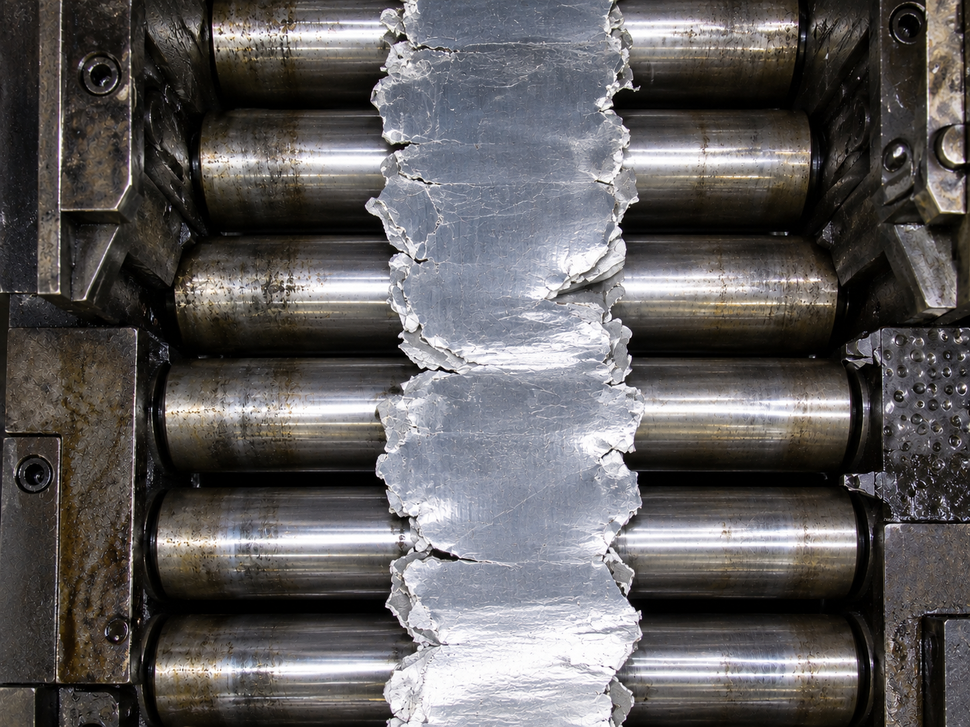
#> input picture 2026/10-08/opencv-grabcut/experiments/input_ai.png, 970 x 727 px, shrunk from 1448 x 1086 before the run
$ python ex08_seeded_mask.py
#> lines starting #> are read from the running program, lines starting #| are printed output that depends on the picture; after the words box and inside, x2 and y2 are one past the last pixel; in counts of white or black regions, pixels touching at a corner belong together
"""小さな試料内部と露出したローラーを確定指定してGrabCutを試す."""

import sys
from pathlib import Path

import cv2 as cv
import numpy as np

INPUT_PATH = "input_ai.png"
OUTPUT_PREFIX = "result_08"
ITERATIONS = 5
RANDOM_SEED = 0
LEFT = 0.33
RIGHT = 0.72
TOP = 0.0
BOTTOM = 1.0
FOREGROUND_RECTS = (
    (0.49, 0.12, 0.55, 0.20),
    (0.49, 0.58, 0.55, 0.66),
    (0.49, 0.88, 0.55, 0.94),
)
BACKGROUND_RECTS = (
    (0.34, 0.0, 0.365, 1.0),
    (0.675, 0.0, 0.71, 1.0),
)

directory = Path(__file__).resolve().parent
image = cv.imread(str(directory / INPUT_PATH))
#> image is the input picture: shape (727, 970, 3); mean B, G, R 92.6, 92.3, 95
if image is None:
    msg = f"入力画像が見つかりません: {directory / INPUT_PATH}"
    raise FileNotFoundError(msg)
h, w = image.shape[:2]
#> h = 727; w = 970
labels = np.full((h, w), cv.GC_BGD, np.uint8)
for label, rectangles in (
    (cv.GC_PR_FGD, ((LEFT, TOP, RIGHT, BOTTOM),)),
    (cv.GC_BGD, BACKGROUND_RECTS),
    (cv.GC_FGD, FOREGROUND_RECTS),
):
    for left, top, right, bottom in rectangles:
        if not (0 <= left < right <= 1 and 0 <= top < bottom <= 1):
            msg = "矩形は0〜1の範囲で左 < 右、上 < 下にしてください"
            raise ValueError(msg)
        x0, y0 = int(w * left), int(h * top)
        x1, y1 = int(w * right), int(h * bottom)
        if x0 >= x1 or y0 >= y1:
            msg = "指定した矩形が1画素未満になっています"
            raise ValueError(msg)
        labels[y0:y1, x0:x1] = label
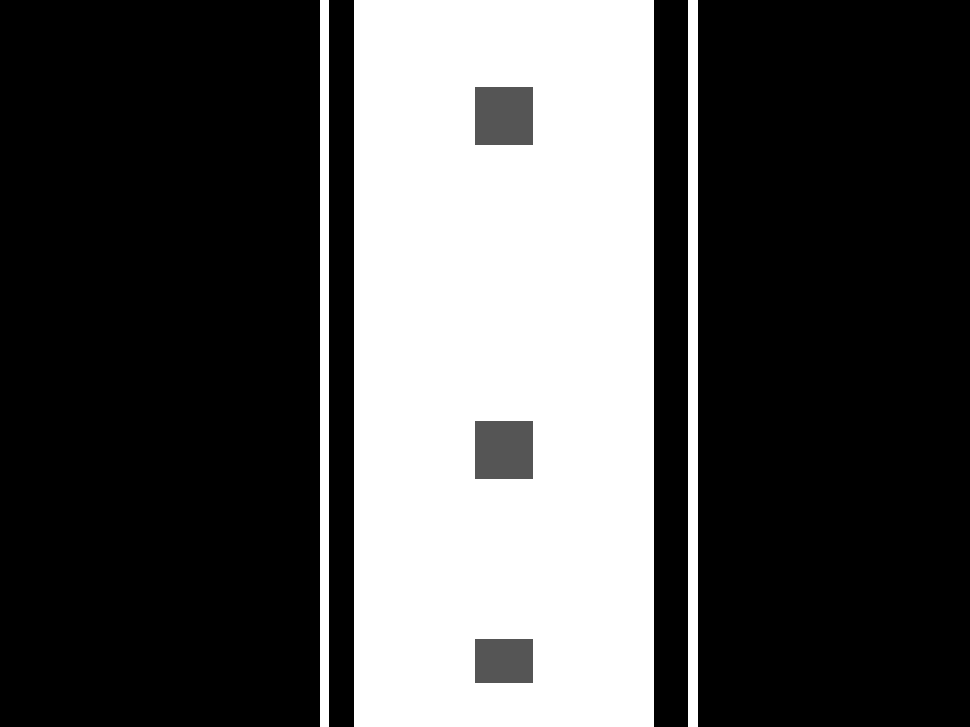
#> labels: shape (727, 970); min 0, max 3, mean 0.96; drawn with min black and max white
palette = np.array(
    [(255, 80, 0), (0, 255, 0), (64, 64, 64), (0, 165, 255)], dtype=np.uint8
)
initial = cv.addWeighted(image, 0.65, palette[labels], 0.35, 0)
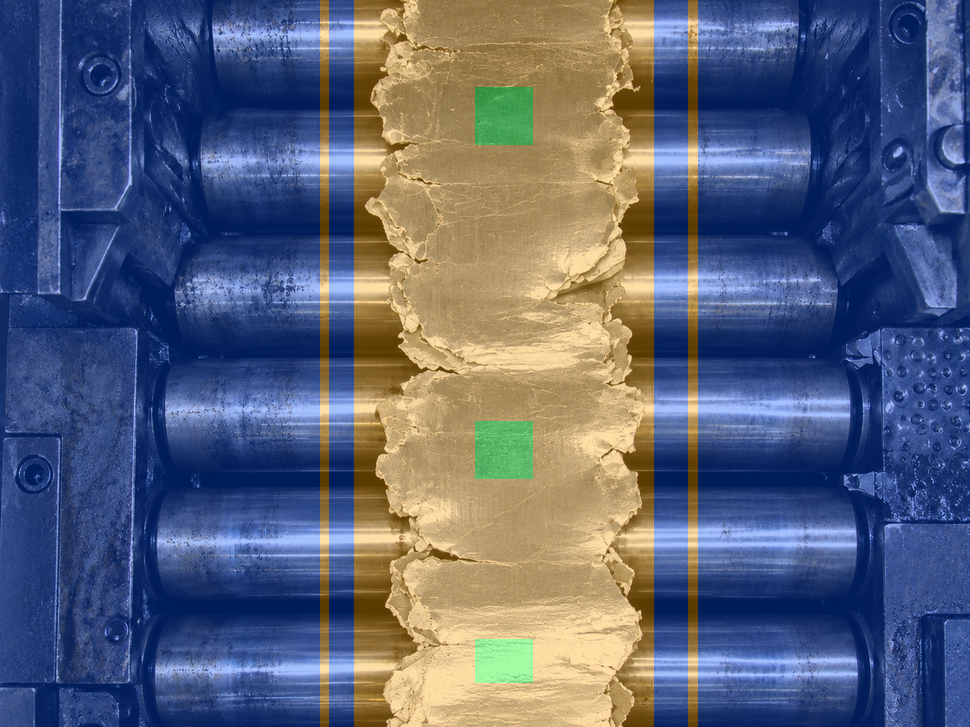
#> initial: shape (727, 970, 3); mean B, G, R 120.1, 98.2, 89.9

background = np.zeros((1, 65), np.float64)
foreground = np.zeros((1, 65), np.float64)
cv.setRNGSeed(RANDOM_SEED)
cv.grabCut(
    image,
    labels,
    (0, 0, 1, 1),
    background,
    foreground,
    ITERATIONS,
    cv.GC_INIT_WITH_MASK,
)
raw_mask = np.isin(labels, (cv.GC_FGD, cv.GC_PR_FGD)).astype(np.uint8) * 255
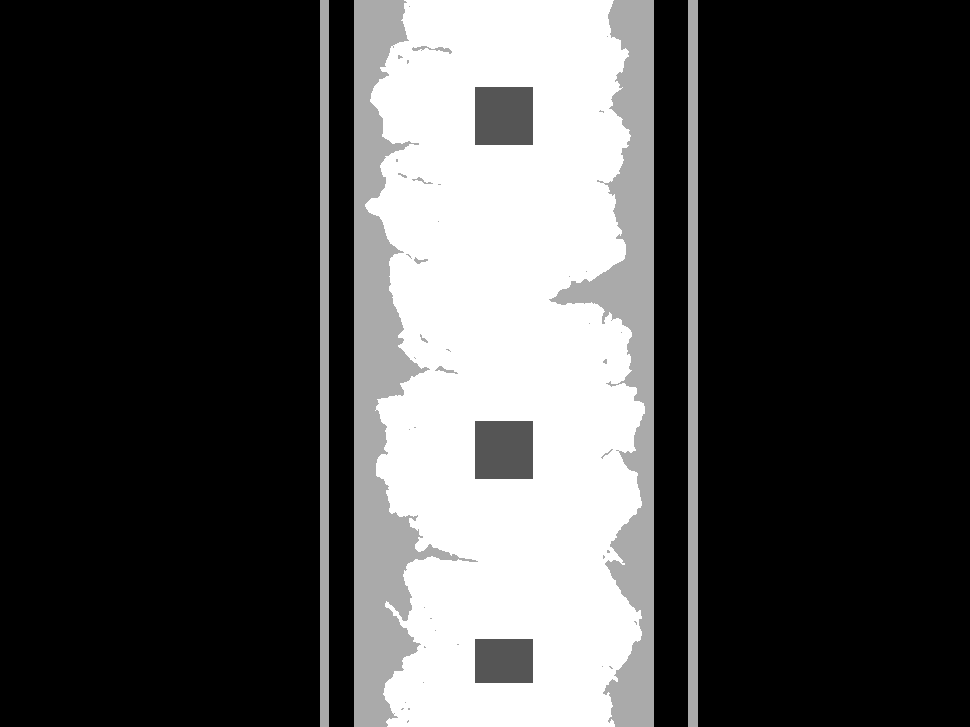
#> labels: shape (727, 970); 9.62% of pixels changed, all inside (x1, y1, x2, y2) = (320, 0, 698, 727); drawn with min black and max white
count, components, stats, _ = cv.connectedComponentsWithStats(raw_mask)
#> count = 2
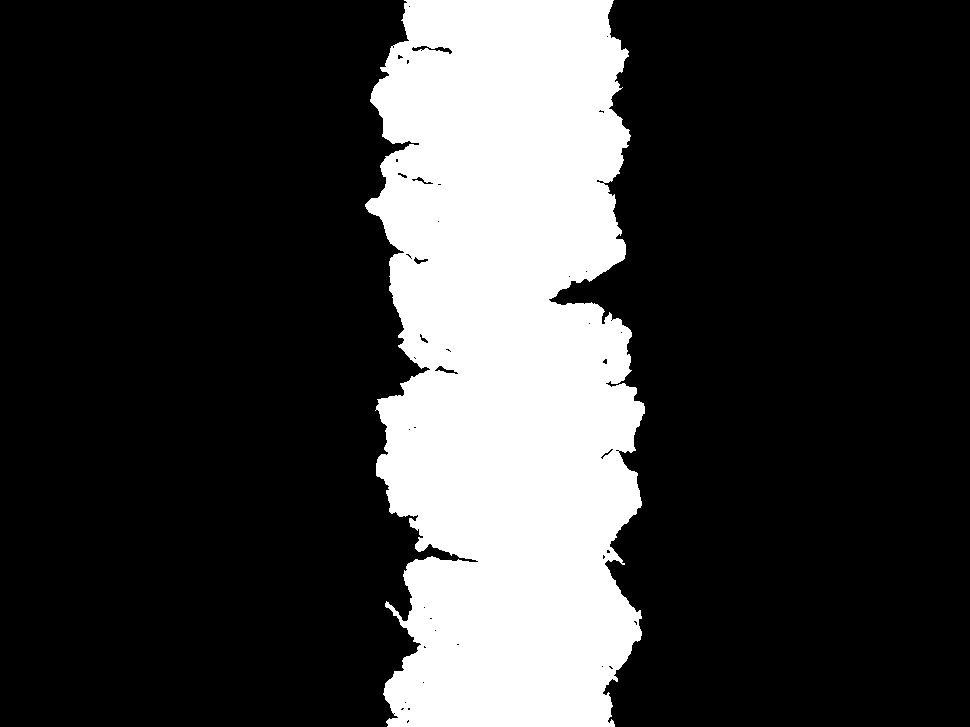
#> raw_mask: shape (727, 970); 23.3% white; 1 white region
if count <= 1:
    msg = "試料の領域が見つかりません"
    raise ValueError(msg)
largest = int(np.argmax(stats[1:, cv.CC_STAT_AREA])) + 1
#> largest = 1
mask = (components == largest).astype(np.uint8) * 255
contours, _ = cv.findContours(mask, cv.RETR_EXTERNAL, cv.CHAIN_APPROX_SIMPLE)
outline = image.copy()
cv.drawContours(outline, contours, -1, (0, 0, 255), 2)
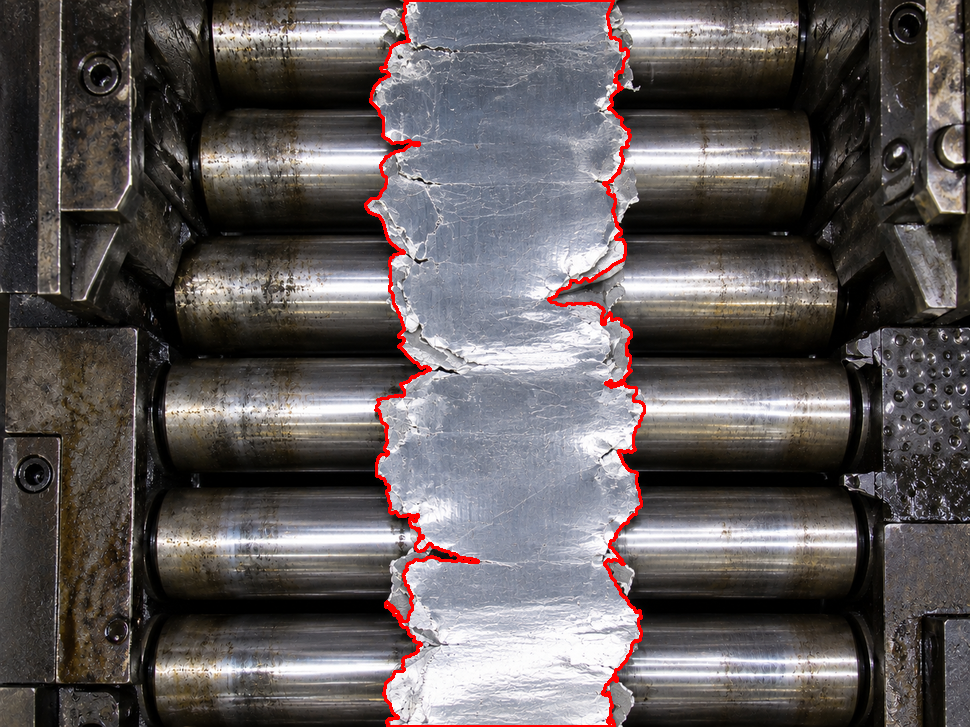
#> outline: shape (727, 970, 3); 1.32% of pixels changed, all inside (x1, y1, x2, y2) = (364, 0, 646, 727)
cutout = cv.bitwise_and(image, image, mask=mask)
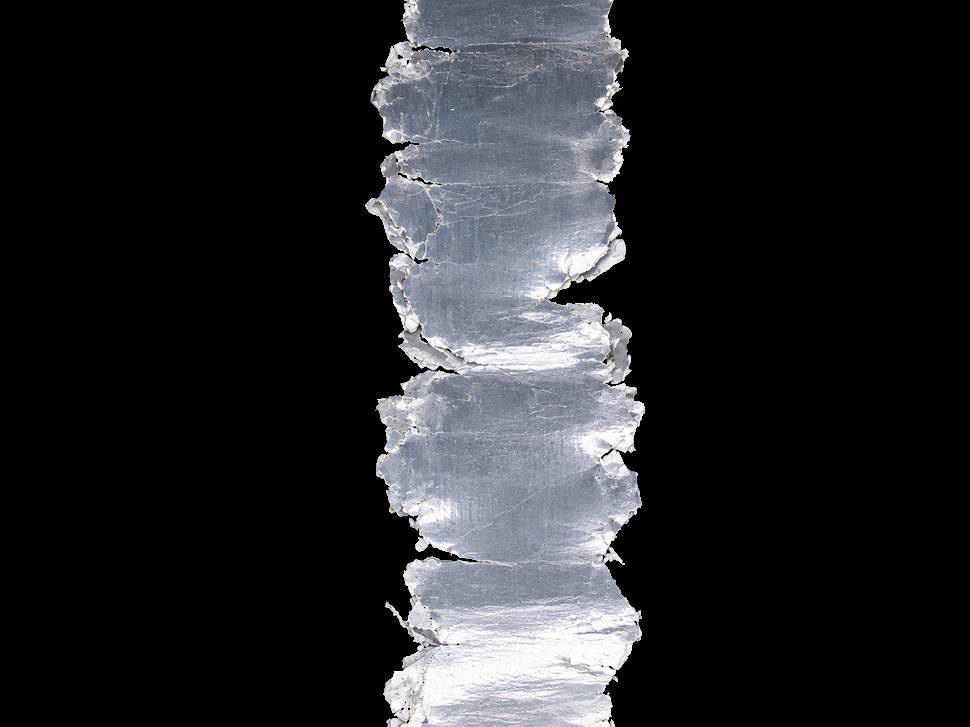
#> cutout: shape (727, 970, 3); mean B, G, R 40.6, 37.8, 37

outputs = {
    "initial": initial,
    "raw_mask": raw_mask,
    "mask": mask,
    "outline": outline,
    "cutout": cutout,
}
output_directory = directory / "results"
output_directory.mkdir(parents=True, exist_ok=True)
for suffix, output in outputs.items():
    path = output_directory / f"{OUTPUT_PREFIX}_{suffix}.png"
    if not cv.imwrite(str(path), output):
        msg = f"画像を保存できません: {path}"
        raise OSError(msg)
#> this loop made 5 passes
#> suffix on passes 1 to 5: 'initial', 'raw_mask', 'mask', 'outline', 'cutout'
sys.stdout.write(f"{OUTPUT_PREFIX}: foreground={np.count_nonzero(mask)} px\n")
#| result_08: foreground=164083 px
